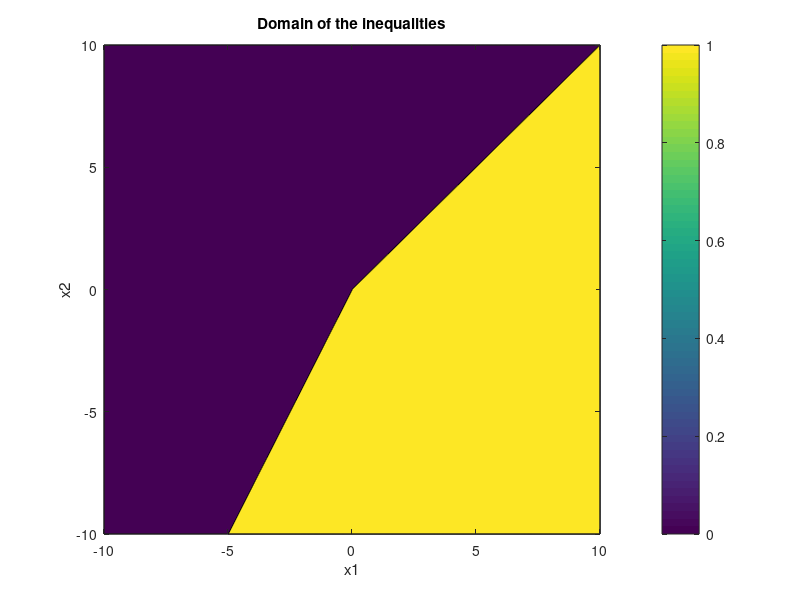

The MATLAB script that drew this image:
clear; close all; clc;


% Define the inequalities g_i(x) in terms of x(1) and x(2)
% Example: For g1(x) = x(1) - 2*x(2) <= 0
g{1} = @(x) - 2*x(1) + x(2);
g{2} = @(x) - x(1) + x(2);
%g{3} = @(x) -x(1);
% Define additional inequalities if needed
% For example:
% g{2} = @(x) x(1) + x(2) - 3 <= 0;

% Define the range of x1 and x2
x1 = linspace(-10, 10, 1000); % Adjust the range as needed
x2 = linspace(-10, 10, 1000); % Adjust the range as needed

% Generate grid of points
[X1, X2] = meshgrid(x1, x2);
[n, m] = size(X1);

% Evaluate inequalities at each point on the grid
domain = ones(n, m);
for k = 1:numel(g)
    for i = 1:n
        for j = 1:m
            x = [X1(i, j); X2(i, j)];
            if g{k}(x) > 0
                domain(i, j) = 0; % Point does not satisfy this inequality
            end
        end
    end
end

% IN GIALLO IL DOMINIO
% Plot the domain
figure;
contourf(X1, X2, domain, [0, 1]); % Plotting the domain as a filled contour
xlabel('x1');
ylabel('x2');
title('Domain of the inequalities');
colorbar;
